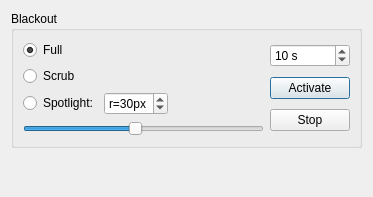
<?xml version="1.0" encoding="UTF-8"?>
<ui version="4.0">
 <class>HandicapDialog</class>
 <widget class="QDialog" name="HandicapDialog">
  <property name="geometry">
   <rect>
    <x>0</x>
    <y>0</y>
    <width>373</width>
    <height>197</height>
   </rect>
  </property>
  <property name="windowTitle">
   <string>Handicaps</string>
  </property>
  <layout class="QVBoxLayout" name="verticalLayout_3">
   <item>
    <widget class="QGroupBox" name="groupBox">
     <property name="title">
      <string>Blackout</string>
     </property>
     <layout class="QHBoxLayout" name="horizontalLayout_2">
      <item>
       <layout class="QVBoxLayout" name="verticalLayout_2">
        <item>
         <widget class="QRadioButton" name="blackoutFull">
          <property name="text">
           <string>Full</string>
          </property>
          <property name="checked">
           <bool>true</bool>
          </property>
         </widget>
        </item>
        <item>
         <widget class="QRadioButton" name="blackoutScrub">
          <property name="text">
           <string>Scrub</string>
          </property>
         </widget>
        </item>
        <item>
         <layout class="QHBoxLayout" name="horizontalLayout">
          <item>
           <widget class="QRadioButton" name="blackoutSpotlight">
            <property name="text">
             <string>Spotlight:</string>
            </property>
           </widget>
          </item>
          <item>
           <widget class="QSpinBox" name="spotlightSizeBox">
            <property name="suffix">
             <string>px</string>
            </property>
            <property name="prefix">
             <string>r=</string>
            </property>
            <property name="minimum">
             <number>4</number>
            </property>
            <property name="maximum">
             <number>60</number>
            </property>
            <property name="value">
             <number>30</number>
            </property>
           </widget>
          </item>
          <item>
           <spacer name="horizontalSpacer">
            <property name="orientation">
             <enum>Qt::Horizontal</enum>
            </property>
            <property name="sizeHint" stdset="0">
             <size>
              <width>40</width>
              <height>20</height>
             </size>
            </property>
           </spacer>
          </item>
         </layout>
        </item>
        <item>
         <widget class="QSlider" name="spotlightSize">
          <property name="minimum">
           <number>4</number>
          </property>
          <property name="maximum">
           <number>60</number>
          </property>
          <property name="value">
           <number>30</number>
          </property>
          <property name="orientation">
           <enum>Qt::Horizontal</enum>
          </property>
         </widget>
        </item>
       </layout>
      </item>
      <item>
       <layout class="QVBoxLayout" name="verticalLayout">
        <item>
         <widget class="QSpinBox" name="blackoutTime">
          <property name="suffix">
           <string> s</string>
          </property>
          <property name="maximum">
           <number>3600</number>
          </property>
          <property name="value">
           <number>10</number>
          </property>
         </widget>
        </item>
        <item>
         <widget class="QPushButton" name="blackoutStart">
          <property name="text">
           <string>Activate</string>
          </property>
         </widget>
        </item>
        <item>
         <widget class="QPushButton" name="blackoutStop">
          <property name="text">
           <string>Stop</string>
          </property>
         </widget>
        </item>
       </layout>
      </item>
     </layout>
    </widget>
   </item>
   <item>
    <spacer name="verticalSpacer">
     <property name="orientation">
      <enum>Qt::Vertical</enum>
     </property>
     <property name="sizeHint" stdset="0">
      <size>
       <width>20</width>
       <height>40</height>
      </size>
     </property>
    </spacer>
   </item>
  </layout>
 </widget>
 <resources/>
 <connections>
  <connection>
   <sender>spotlightSize</sender>
   <signal>valueChanged(int)</signal>
   <receiver>spotlightSizeBox</receiver>
   <slot>setValue(int)</slot>
   <hints>
    <hint type="sourcelabel">
     <x>526</x>
     <y>136</y>
    </hint>
    <hint type="destinationlabel">
     <x>556</x>
     <y>144</y>
    </hint>
   </hints>
  </connection>
  <connection>
   <sender>spotlightSizeBox</sender>
   <signal>valueChanged(int)</signal>
   <receiver>spotlightSize</receiver>
   <slot>setValue(int)</slot>
   <hints>
    <hint type="sourcelabel">
     <x>560</x>
     <y>126</y>
    </hint>
    <hint type="destinationlabel">
     <x>462</x>
     <y>135</y>
    </hint>
   </hints>
  </connection>
 </connections>
</ui>
